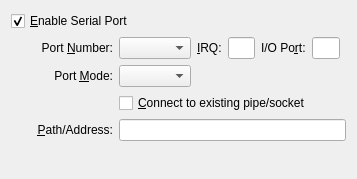
<ui version="4.0" >
 <comment>
 VPox frontends: Qt GUI ("VirtualPox"):

 Copyright (C) 2008-2020 Oracle Corporation

 This file is part of VirtualPox Open Source Edition (OSE), as
 available from http://www.virtualpox.org. This file is free software;
 you can redistribute it and/or modify it under the terms of the GNU
 General Public License (GPL) as published by the Free Software
 Foundation, in version 2 as it comes in the "COPYING" file of the
 VirtualPox OSE distribution. VirtualPox OSE is distributed in the
 hope that it will be useful, but WITHOUT ANY WARRANTY of any kind.
 </comment>
 <class>UIMachineSettingsSerial</class>
 <widget class="QWidget" name="UIMachineSettingsSerial" >
  <property name="geometry" >
   <rect>
    <x>0</x>
    <y>0</y>
    <width>357</width>
    <height>179</height>
   </rect>
  </property>
  <layout class="QGridLayout" >
   <item row="0" column="0" colspan="2" >
    <widget class="QCheckBox" name="mGbSerial" >
     <property name="whatsThis" >
      <string>When checked, enables the given serial port of the virtual machine.</string>
     </property>
     <property name="text" >
      <string>&amp;Enable Serial Port</string>
     </property>
     <property name="checked" >
      <bool>true</bool>
     </property>
    </widget>
   </item>
   <item row="1" column="0" >
    <spacer>
     <property name="orientation" >
      <enum>Qt::Horizontal</enum>
     </property>
     <property name="sizeType" >
      <enum>QSizePolicy::Fixed</enum>
     </property>
     <property name="sizeHint" >
      <size>
       <width>20</width>
       <height>0</height>
      </size>
     </property>
    </spacer>
   </item>
   <item row="1" column="1" >
    <widget class="QWidget" native="1" name="mSerialChild" >
     <layout class="QGridLayout" >
      <property name="leftMargin" >
       <number>0</number>
      </property>
      <property name="topMargin" >
       <number>0</number>
      </property>
      <property name="rightMargin" >
       <number>0</number>
      </property>
      <property name="bottomMargin" >
       <number>0</number>
      </property>
      <item row="0" column="0" >
       <widget class="QLabel" name="mLbNumber" >
        <property name="text" >
         <string>Port &amp;Number:</string>
        </property>
        <property name="alignment" >
         <set>Qt::AlignRight|Qt::AlignTrailing|Qt::AlignVCenter</set>
        </property>
        <property name="buddy" >
         <cstring>mCbNumber</cstring>
        </property>
       </widget>
      </item>
      <item row="0" column="1" >
       <widget class="QComboBox" name="mCbNumber" >
        <property name="whatsThis" >
         <string>Selects the serial port number. You can choose one of the standard serial ports or select &lt;b>User-defined&lt;/b> and specify port parameters manually.</string>
        </property>
       </widget>
      </item>
      <item row="0" column="2" >
       <widget class="QLabel" name="mLbIRQ" >
        <property name="text" >
         <string>&amp;IRQ:</string>
        </property>
        <property name="buddy" >
         <cstring>mLeIRQ</cstring>
        </property>
       </widget>
      </item>
      <item row="0" column="3" >
       <widget class="QLineEdit" name="mLeIRQ" >
        <property name="whatsThis" >
         <string>Holds the IRQ number of this serial port. This should be a whole number between &lt;tt>0&lt;/tt> and &lt;tt>255&lt;/tt>. Values greater than &lt;tt>15&lt;/tt> may only be used if the &lt;b>I/O APIC&lt;/b> setting is enabled for this virtual machine.</string>
        </property>
       </widget>
      </item>
      <item row="0" column="4" >
       <widget class="QLabel" name="mLbIOPort" >
        <property name="text" >
         <string>I/O Po&amp;rt:</string>
        </property>
        <property name="buddy" >
         <cstring>mLeIOPort</cstring>
        </property>
       </widget>
      </item>
      <item row="0" column="5" >
       <widget class="QLineEdit" name="mLeIOPort" >
        <property name="whatsThis" >
         <string>Holds the base I/O port address of this serial port. Valid values are integer numbers in range from &lt;tt>0&lt;/tt> to &lt;tt>0xFFFF&lt;/tt>.</string>
        </property>
       </widget>
      </item>
      <item row="0" column="6" >
       <spacer>
        <property name="orientation" >
        <enum>Qt::Horizontal</enum>
       </property>
        <property name="sizePolicy">
         <sizepolicy hsizetype="Expanding" vsizetype="Fixed">
          <horstretch>1</horstretch>
          <verstretch>0</verstretch>
         </sizepolicy>
        </property>
        <property name="sizeHint" >
         <size>
          <width>0</width>
          <height>0</height>
         </size>
        </property>
       </spacer>
      </item>
      <item row="1" column="0" >
       <widget class="QLabel" name="mLbMode" >
        <property name="text" >
         <string>Port &amp;Mode:</string>
        </property>
        <property name="alignment" >
         <set>Qt::AlignRight|Qt::AlignTrailing|Qt::AlignVCenter</set>
        </property>
        <property name="buddy" >
         <cstring>mCbMode</cstring>
        </property>
       </widget>
      </item>
      <item row="1" column="1" >
       <widget class="QComboBox" name="mCbMode" >
        <property name="whatsThis" >
         <string>Selects the working mode of this serial port. If you select &lt;b>Disconnected&lt;/b>, the guest OS will detect the serial port but will not be able to operate it.</string>
        </property>
       </widget>
      </item>
      <item row="1" column="2" colspan="4" >
       <spacer>
        <property name="orientation" >
         <enum>Qt::Horizontal</enum>
        </property>
        <property name="sizeHint" >
         <size>
          <width>131</width>
          <height>20</height>
         </size>
        </property>
       </spacer>
      </item>
      <item row="2" column="1" colspan="5" >
       <widget class="QCheckBox" name="mCbPipe" >
        <property name="whatsThis" >
         <string>When checked, the virtual machine will assume that the pipe or socket specified in the &lt;b>Path/Address&lt;/b> field exists and try to use it. Otherwise, the pipe or socket will be created by the virtual machine when it starts.</string>
        </property>
        <property name="text" >
         <string>&amp;Connect to existing pipe/socket</string>
        </property>
       </widget>
      </item>
      <item row="3" column="0" >
       <widget class="QLabel" name="mLbPath" >
        <property name="text" >
         <string>&amp;Path/Address:</string>
        </property>
        <property name="alignment" >
         <set>Qt::AlignRight|Qt::AlignTrailing|Qt::AlignVCenter</set>
        </property>
        <property name="buddy" >
         <cstring>mLePath</cstring>
        </property>
       </widget>
      </item>
      <item row="3" column="1" colspan="6" >
       <widget class="QLineEdit" name="mLePath" >
        <property name="whatsThis" >
         <string>&lt;p>In &lt;b>Host Pipe&lt;/b> mode: Holds the path to the serial port's pipe on the host. Examples: "\\.\pipe\myvpox" or "/tmp/myvpox", for Windows and UNIX-like systems respectively.&lt;/p>&lt;p>In &lt;b>Host Device&lt;/b> mode: Holds the host serial device name. Examples: "COM1" or "/dev/ttyS0".&lt;/p>&lt;p>In &lt;b>Raw File&lt;/b> mode: Holds the file-path on the host system, where the serial output will be dumped.&lt;/p>&lt;p>In &lt;b>TCP&lt;/b> mode: Holds the TCP "port" when in server mode, or "hostname:port" when in client mode.</string>
        </property>
       </widget>
      </item>
     </layout>
    </widget>
   </item>
   <item row="2" column="0" colspan="2" >
    <spacer>
     <property name="orientation" >
      <enum>Qt::Vertical</enum>
     </property>
     <property name="sizeHint" >
      <size>
       <width>0</width>
       <height>0</height>
      </size>
     </property>
    </spacer>
   </item>
  </layout>
 </widget>
 <resources/>
 <connections>
  <connection>
   <sender>mGbSerial</sender>
   <signal>toggled(bool)</signal>
   <receiver>mSerialChild</receiver>
   <slot>setEnabled(bool)</slot>
   <hints>
    <hint type="sourcelabel" >
     <x>71</x>
     <y>20</y>
    </hint>
    <hint type="destinationlabel" >
     <x>255</x>
     <y>125</y>
    </hint>
   </hints>
  </connection>
 </connections>
</ui>
